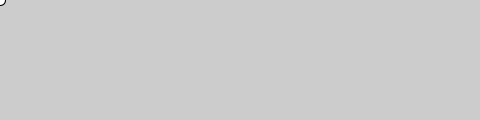
Frame 1 (no input)
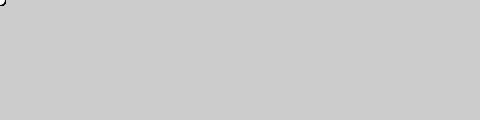
Frame 60 (the mouse pressed at the canvas centre just before this capture)
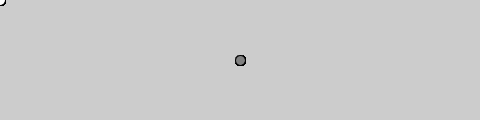
Frame 120 (the mouse held since frame 60 and released just before this capture)

The Processing sketch that drew these frames (run headless with seeded random() and noise(); from frame 60 on, the mouse is pressed at the canvas centre):

// Processing sketch: circles_p
// ── circles_p.pde
void setup() {
  size(480, 120);
}

void draw() {
  if (mousePressed) {
    fill(128);
  } else {
    fill(255);
  }
  ellipse(mouseX, mouseY, 10, 10);
}
